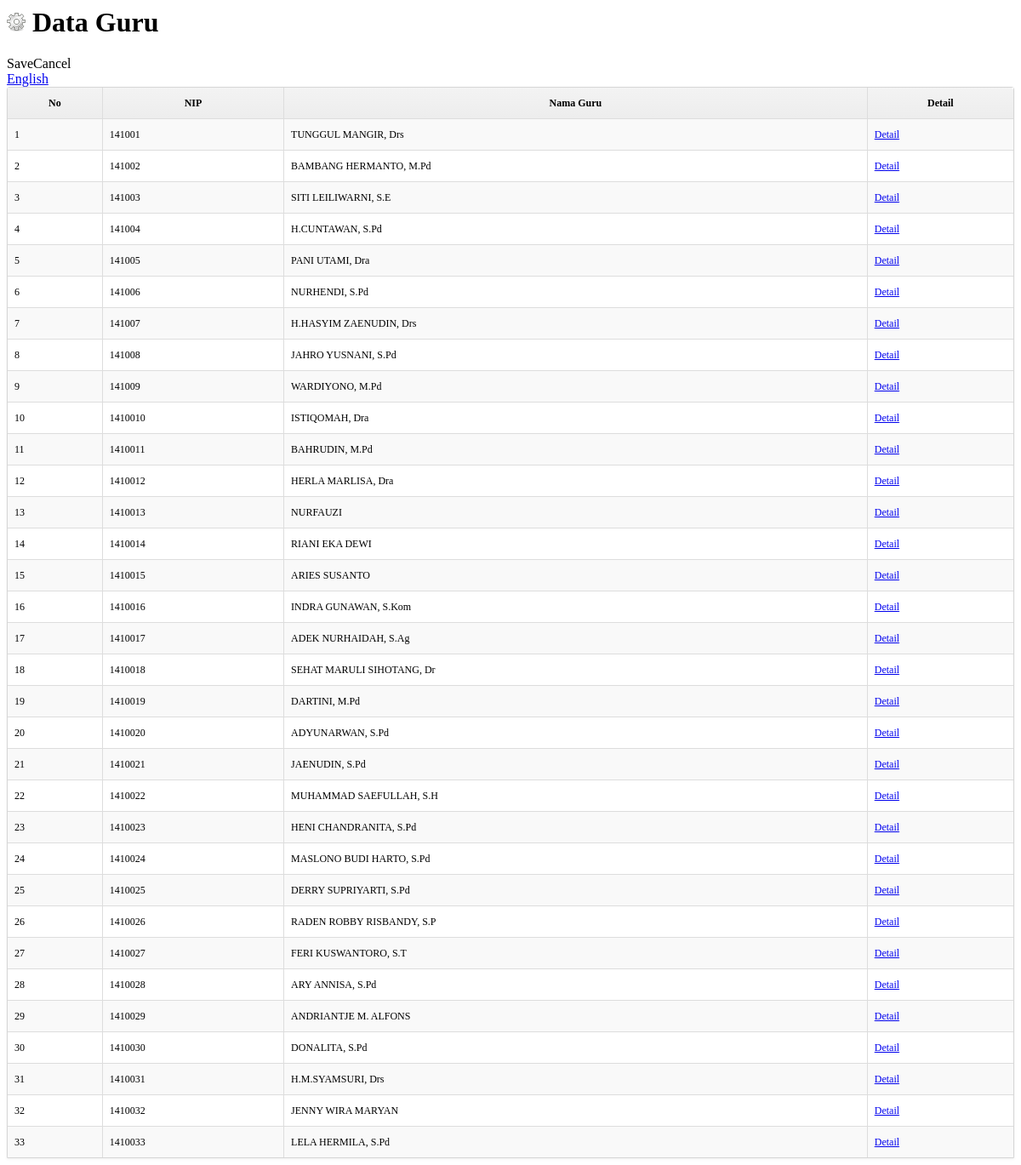
/admin/guru/dataGurus.php, run on the app's committed database.
### tables this page shows
CREATE TABLE IF NOT EXISTS `guru` (
  `id_guru` int(11) NOT NULL AUTO_INCREMENT,
  `nip` varchar(15) NOT NULL,
  `nama_guru` varchar(25) NOT NULL,
  `mata_pelajaran` text NOT NULL,
  `password` varchar(15) NOT NULL,
  `foto` varchar(50) NOT NULL,
  PRIMARY KEY (`id_guru`)
);

### admin/guru/dataGurus.php (the view, shortened to what this page needs)
<link href="./../css/dataTables.css" rel="stylesheet">
<div class="heading">
      <h1><img src="../image/product.png" alt="" /> Data Guru</h1>
      <div class="buttons"><a  class="button" id="save">Save</a><a  class="button" id="cancel">Cancel</a></div>
    </div>
     <div class="content">
<div id="tab-general">
          <div id="languages" class="htabs">
                        <a href="#" title="English" /> English</a>
                      </div>
                    <div id="language1">
                   <div id="container">
			<div class="box">
            	<div class="box-content nopadding">
					<table id="dt-example" cellpadding="0" cellspacing="0" border="0" class="table-dt table-striped-dt table-bordered-dt dataTable" >
						<thead>
							<tr>
								<th>No</th>
								<th>NIP</th>
								<th>Nama Guru</th>
                                <th>Detail</th>
							</tr>
						</thead>
						<tbody>
                        <?php
						$no=1;
						$q=mysql_query("select * from guru");
						while($data=mysql_fetch_array($q)){
						?>
							<tr class="gradeX">
								<td><?php echo $no; ?></td>
								<td>
									<?php echo $data[1]?>
									</td>
								<td><?php echo $data[2]?></td>
                                <td><a href="admin.php?page=guru/detailguru&id=<?php echo $data[0]?>">Detail </a></td>
							</tr>
                            <?php $no++;}?>
						</tbody>
					</table>
				</div>
			</div>
		</div>
          </div>
                  </div>
                  </div>

### css/dataTables.css (style rules this page uses)
.table-dt { width: 100%; margin-bottom: 0px; font-size: 12px; }
.table-dt th, .table-dt td { padding: 8px; line-height: 20px; text-align: left; vertical-align: top; border-top: 1px solid #dddddd; }
.table-dt th { font-weight: bold; }
.table-dt thead th { vertical-align: bottom; }
.table-dt caption + thead tr:first-child th, .table-dt caption + thead tr:first-child td, .table-dt colgroup + thead tr:first-child th, .table-dt colgroup + thead tr:first-child td, .table-dt thead:first-child tr:first-child th, .table-dt thead:first-child tr:first-child td { border-top: 0; }
.table-striped-dt tbody > tr:nth-child(odd) > td, .table-striped-dt tbody > tr:nth-child(odd) > th { background-color: #f9f9f9; }
.table-bordered-dt { border: 1px solid #dddddd; border-collapse: separate; *border-collapse: collapse; border-left: 0; -webkit-border-radius: 0px; -moz-border-radius: 0px; border-radius: 0px; }
.table-bordered-dt th, .table-bordered-dt td { border-left: 1px solid #dddddd; }
.table-bordered-dt th:first-child, .table-bordered-dt td:first-child { border-left: 0px; }
.table-bordered-dt caption + thead tr:first-child th, .table-bordered-dt caption + tbody tr:first-child th, .table-bordered-dt caption + tbody tr:first-child td, .table-bordered-dt colgroup + thead tr:first-child th, .table-bordered-dt colgroup + tbody tr:first-child th, .table-bordered-dt colgroup + tbody tr:first-child td, .table-bordered-dt thead:first-child tr:first-child th, .table-bordered-dt tbody:first-child tr:first-child th, .table-bordered-dt tbody:first-child tr:first-child td { border-top: 0; }
.table-bordered-dt thead:first-child tr:first-child > th:first-child, .table-bordered-dt tbody:first-child tr:first-child > td:first-child, .table-bordered-dt tbody:first-child tr:first-child > th:first-child { -webkit-border-top-left-radius: 0px; border-top-left-radius: 0px; -moz-border-radius-topleft: 0px; }
.table-bordered-dt thead:first-child tr:first-child > th:last-child, .table-bordered-dt tbody:first-child tr:first-child > td:last-child, .table-bordered-dt tbody:first-child tr:first-child > th:last-child { -webkit-border-top-right-radius: 4px; border-top-right-radius: 4px; -moz-border-radius-topright: 4px; }
.table-bordered-dt thead:last-child tr:last-child > th:first-child, .table-bordered-dt tbody:last-child tr:last-child > td:first-child, .table-bordered-dt tbody:last-child tr:last-child > th:first-child, .table-bordered-dt tfoot:last-child tr:last-child > td:first-child, .table-bordered-dt tfoot:last-child tr:last-child > th:first-child { -webkit-border-bottom-left-radius: 4px; border-bottom-left-radius: 4px; -moz-border-radius-bottomleft: 4px; }
.table-bordered-dt thead:last-child tr:last-child > th:last-child, .table-bordered-dt tbody:last-child tr:last-child > td:last-child, .table-bordered-dt tbody:last-child tr:last-child > th:last-child, .table-bordered-dt tfoot:last-child tr:last-child > td:last-child, .table-bordered-dt tfoot:last-child tr:last-child > th:last-child { -webkit-border-bottom-right-radius: 4px; border-bottom-right-radius: 4px; -moz-border-radius-bottomright: 4px; }
.box { border: 1px solid #d6d6d6; box-shadow: 0 1px 3px rgba(100,100,100,0.1); border-radius: 3px 3px 0 0; overflow: visible; position: relative; }
.box-content, .box-content.collapse.in { background-color: #ffffff; padding: 0px; }
table th { background-color: #f2f2f2; background-image: -moz-linear-gradient(top, #f3f3f3, #ededed); background-image: -ms-linear-gradient(top, #f3f3f3, #ededed); background-image: -webkit-gradient(linear, 0 0, 0 100%, from(#f3f3f3), to(#ededed)); background-image: -webkit-linear-gradient(top, #f3f3f3, #ededed); background-image: -o-linear-gradient(top, #f3f3f3, #ededed); background-image: linear-gradient(top, #f3f3f3, #ededed); text-align: center !important; }
.nopadding .table-bordered-dt { border: 0; }

### data on the page
guru: nip "141001", nama_guru "TUNGGUL MANGIR, Drs"
guru: nip "141002", nama_guru "BAMBANG HERMANTO, M.Pd"
guru: nip "141003", nama_guru "SITI LEILIWARNI, S.E"
guru: nip "141004", nama_guru "H.CUNTAWAN, S.Pd"
guru: nip "141005", nama_guru "PANI UTAMI, Dra"
guru: nip "141006", nama_guru "NURHENDI, S.Pd"
guru: nip "141007", nama_guru "H.HASYIM ZAENUDIN, Drs"
guru: nip "141008", nama_guru "JAHRO YUSNANI, S.Pd"
guru: nip "141009", nama_guru "WARDIYONO, M.Pd"
guru: nip "1410010", nama_guru "ISTIQOMAH, Dra"
guru: nip "1410011", nama_guru "BAHRUDIN, M.Pd"
guru: nip "1410012", nama_guru "HERLA MARLISA, Dra"
guru: nip "1410013", nama_guru "NURFAUZI"
guru: nip "1410014", nama_guru "RIANI EKA DEWI"
guru: nip "1410015", nama_guru "ARIES SUSANTO"
guru: nip "1410016", nama_guru "INDRA GUNAWAN, S.Kom"
guru: nip "1410017", nama_guru "ADEK NURHAIDAH, S.Ag"
guru: nip "1410018", nama_guru "SEHAT MARULI SIHOTANG, Dr"
guru: nip "1410019", nama_guru "DARTINI, M.Pd"
guru: nip "1410020", nama_guru "ADYUNARWAN, S.Pd"
guru: nip "1410021", nama_guru "JAENUDIN, S.Pd"
guru: nip "1410022", nama_guru "MUHAMMAD SAEFULLAH, S.H"
guru: nip "1410023", nama_guru "HENI CHANDRANITA, S.Pd"
guru: nip "1410024", nama_guru "MASLONO BUDI HARTO, S.Pd"
guru: nip "1410025", nama_guru "DERRY SUPRIYARTI, S.Pd"
guru: nip "1410026", nama_guru "RADEN ROBBY RISBANDY, S.P"
guru: nip "1410027", nama_guru "FERI KUSWANTORO, S.T"
guru: nip "1410028", nama_guru "ARY ANNISA, S.Pd"
guru: nip "1410029", nama_guru "ANDRIANTJE M. ALFONS"
guru: nip "1410030", nama_guru "DONALITA, S.Pd"
guru: nip "1410031", nama_guru "H.M.SYAMSURI, Drs"
guru: nip "1410032", nama_guru "JENNY WIRA MARYAN"
guru: nip "1410033", nama_guru "LELA HERMILA, S.Pd"
